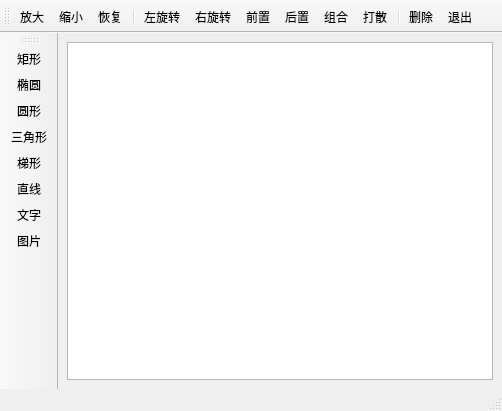
<?xml version="1.0" encoding="UTF-8"?>
<ui version="4.0">
 <class>MainWindow</class>
 <widget class="QMainWindow" name="MainWindow">
  <property name="geometry">
   <rect>
    <x>0</x>
    <y>0</y>
    <width>502</width>
    <height>411</height>
   </rect>
  </property>
  <property name="windowTitle">
   <string>MainWindow</string>
  </property>
  <widget class="QWidget" name="centralwidget">
   <layout class="QVBoxLayout" name="verticalLayout">
    <item>
     <widget class="QWGraphicsView" name="graphicsView"/>
    </item>
   </layout>
  </widget>
  <widget class="QStatusBar" name="statusbar"/>
  <widget class="QToolBar" name="toolBar">
   <property name="windowTitle">
    <string>toolBar</string>
   </property>
   <property name="toolButtonStyle">
    <enum>Qt::ToolButtonTextUnderIcon</enum>
   </property>
   <attribute name="toolBarArea">
    <enum>TopToolBarArea</enum>
   </attribute>
   <attribute name="toolBarBreak">
    <bool>false</bool>
   </attribute>
   <addaction name="actZoomIn"/>
   <addaction name="actZoomOut"/>
   <addaction name="actRestore"/>
   <addaction name="separator"/>
   <addaction name="actRotateLeft"/>
   <addaction name="actRotateRight"/>
   <addaction name="actEdit_Front"/>
   <addaction name="actEdit_Back"/>
   <addaction name="actGroup"/>
   <addaction name="actGroupBreak"/>
   <addaction name="separator"/>
   <addaction name="actEdit_Delete"/>
   <addaction name="actQuit"/>
  </widget>
  <widget class="QToolBar" name="toolBar_2">
   <property name="windowTitle">
    <string>toolBar_2</string>
   </property>
   <property name="toolButtonStyle">
    <enum>Qt::ToolButtonTextUnderIcon</enum>
   </property>
   <attribute name="toolBarArea">
    <enum>LeftToolBarArea</enum>
   </attribute>
   <attribute name="toolBarBreak">
    <bool>false</bool>
   </attribute>
   <addaction name="actItem_Rect"/>
   <addaction name="actItem_Ellipse"/>
   <addaction name="actItem_Circle"/>
   <addaction name="actItem_Triangle"/>
   <addaction name="actItem_Polygon"/>
   <addaction name="actItem_Line"/>
   <addaction name="actItem_Text"/>
   <addaction name="actItem_Pixmap"/>
  </widget>
  <action name="actItem_Rect">
   <property name="icon">
    <iconset resource="res.qrc">
     <normaloff>:/images/Rect.png</normaloff>:/images/Rect.png</iconset>
   </property>
   <property name="text">
    <string>矩形</string>
   </property>
   <property name="toolTip">
    <string>添加矩形</string>
   </property>
   <property name="menuRole">
    <enum>QAction::NoRole</enum>
   </property>
  </action>
  <action name="actItem_Ellipse">
   <property name="icon">
    <iconset resource="res.qrc">
     <normaloff>:/images/Ellipse.png</normaloff>:/images/Ellipse.png</iconset>
   </property>
   <property name="text">
    <string>椭圆</string>
   </property>
   <property name="toolTip">
    <string>添加椭圆型</string>
   </property>
   <property name="menuRole">
    <enum>QAction::NoRole</enum>
   </property>
  </action>
  <action name="actItem_Line">
   <property name="icon">
    <iconset resource="res.qrc">
     <normaloff>:/images/Line.png</normaloff>:/images/Line.png</iconset>
   </property>
   <property name="text">
    <string>直线</string>
   </property>
   <property name="toolTip">
    <string>添加直线</string>
   </property>
   <property name="menuRole">
    <enum>QAction::NoRole</enum>
   </property>
  </action>
  <action name="actEdit_Delete">
   <property name="icon">
    <iconset resource="res.qrc">
     <normaloff>:/images/delete.png</normaloff>:/images/delete.png</iconset>
   </property>
   <property name="text">
    <string>删除</string>
   </property>
   <property name="toolTip">
    <string>删除选中的图元</string>
   </property>
   <property name="menuRole">
    <enum>QAction::NoRole</enum>
   </property>
  </action>
  <action name="actQuit">
   <property name="icon">
    <iconset resource="res.qrc">
     <normaloff>:/images/quit.png</normaloff>:/images/quit.png</iconset>
   </property>
   <property name="text">
    <string>退出</string>
   </property>
   <property name="toolTip">
    <string>退出本系统</string>
   </property>
   <property name="menuRole">
    <enum>QAction::NoRole</enum>
   </property>
  </action>
  <action name="actItem_Pixmap">
   <property name="icon">
    <iconset resource="res.qrc">
     <normaloff>:/images/Pixmap.png</normaloff>:/images/Pixmap.png</iconset>
   </property>
   <property name="text">
    <string>图片</string>
   </property>
   <property name="toolTip">
    <string>添加图片</string>
   </property>
   <property name="menuRole">
    <enum>QAction::NoRole</enum>
   </property>
  </action>
  <action name="actItem_Text">
   <property name="icon">
    <iconset resource="res.qrc">
     <normaloff>:/images/Text.png</normaloff>:/images/Text.png</iconset>
   </property>
   <property name="text">
    <string>文字</string>
   </property>
   <property name="toolTip">
    <string>添加文字</string>
   </property>
   <property name="menuRole">
    <enum>QAction::NoRole</enum>
   </property>
  </action>
  <action name="actEdit_Front">
   <property name="icon">
    <iconset resource="res.qrc">
     <normaloff>:/images/Front.png</normaloff>:/images/Front.png</iconset>
   </property>
   <property name="text">
    <string>前置</string>
   </property>
   <property name="toolTip">
    <string>居于最前面</string>
   </property>
   <property name="menuRole">
    <enum>QAction::NoRole</enum>
   </property>
  </action>
  <action name="actEdit_Back">
   <property name="icon">
    <iconset resource="res.qrc">
     <normaloff>:/images/Back.png</normaloff>:/images/Back.png</iconset>
   </property>
   <property name="text">
    <string>后置</string>
   </property>
   <property name="toolTip">
    <string>居于最后面</string>
   </property>
   <property name="menuRole">
    <enum>QAction::NoRole</enum>
   </property>
  </action>
  <action name="actItem_Polygon">
   <property name="icon">
    <iconset resource="res.qrc">
     <normaloff>:/images/Polygon.png</normaloff>:/images/Polygon.png</iconset>
   </property>
   <property name="text">
    <string>梯形</string>
   </property>
   <property name="toolTip">
    <string>添加梯形</string>
   </property>
   <property name="menuRole">
    <enum>QAction::NoRole</enum>
   </property>
  </action>
  <action name="actZoomIn">
   <property name="icon">
    <iconset resource="res.qrc">
     <normaloff>:/images/ZoomIn.png</normaloff>:/images/ZoomIn.png</iconset>
   </property>
   <property name="text">
    <string>放大</string>
   </property>
   <property name="toolTip">
    <string>放大</string>
   </property>
   <property name="menuRole">
    <enum>QAction::NoRole</enum>
   </property>
  </action>
  <action name="actZoomOut">
   <property name="icon">
    <iconset resource="res.qrc">
     <normaloff>:/images/ZoomOut.png</normaloff>:/images/ZoomOut.png</iconset>
   </property>
   <property name="text">
    <string>缩小</string>
   </property>
   <property name="toolTip">
    <string>缩小</string>
   </property>
   <property name="menuRole">
    <enum>QAction::NoRole</enum>
   </property>
  </action>
  <action name="actRotateLeft">
   <property name="icon">
    <iconset resource="res.qrc">
     <normaloff>:/images/rotateleft.png</normaloff>:/images/rotateleft.png</iconset>
   </property>
   <property name="text">
    <string>左旋转</string>
   </property>
   <property name="toolTip">
    <string>左旋转</string>
   </property>
   <property name="menuRole">
    <enum>QAction::NoRole</enum>
   </property>
  </action>
  <action name="actRotateRight">
   <property name="icon">
    <iconset resource="res.qrc">
     <normaloff>:/images/rotateright.png</normaloff>:/images/rotateright.png</iconset>
   </property>
   <property name="text">
    <string>右旋转</string>
   </property>
   <property name="toolTip">
    <string>右旋转</string>
   </property>
   <property name="menuRole">
    <enum>QAction::NoRole</enum>
   </property>
  </action>
  <action name="actRestore">
   <property name="icon">
    <iconset resource="res.qrc">
     <normaloff>:/images/restore.png</normaloff>:/images/restore.png</iconset>
   </property>
   <property name="text">
    <string>恢复</string>
   </property>
   <property name="toolTip">
    <string>恢复大小</string>
   </property>
   <property name="menuRole">
    <enum>QAction::NoRole</enum>
   </property>
  </action>
  <action name="actGroup">
   <property name="icon">
    <iconset resource="res.qrc">
     <normaloff>:/images/Group.png</normaloff>:/images/Group.png</iconset>
   </property>
   <property name="text">
    <string>组合</string>
   </property>
   <property name="toolTip">
    <string>组合</string>
   </property>
   <property name="menuRole">
    <enum>QAction::NoRole</enum>
   </property>
  </action>
  <action name="actGroupBreak">
   <property name="icon">
    <iconset resource="res.qrc">
     <normaloff>:/images/GroupBreak.png</normaloff>:/images/GroupBreak.png</iconset>
   </property>
   <property name="text">
    <string>打散</string>
   </property>
   <property name="toolTip">
    <string>取消组合</string>
   </property>
   <property name="menuRole">
    <enum>QAction::NoRole</enum>
   </property>
  </action>
  <action name="actItem_Circle">
   <property name="icon">
    <iconset resource="res.qrc">
     <normaloff>:/images/Circle.png</normaloff>:/images/Circle.png</iconset>
   </property>
   <property name="text">
    <string>圆形</string>
   </property>
   <property name="toolTip">
    <string>圆形</string>
   </property>
   <property name="menuRole">
    <enum>QAction::NoRole</enum>
   </property>
  </action>
  <action name="actItem_Triangle">
   <property name="icon">
    <iconset resource="res.qrc">
     <normaloff>:/images/Triangle.png</normaloff>:/images/Triangle.png</iconset>
   </property>
   <property name="text">
    <string>三角形</string>
   </property>
   <property name="toolTip">
    <string>三角形</string>
   </property>
   <property name="menuRole">
    <enum>QAction::NoRole</enum>
   </property>
  </action>
 </widget>
 <customwidgets>
  <customwidget>
   <class>QWGraphicsView</class>
   <extends>QGraphicsView</extends>
   <header location="global">qwgraphicsview.h</header>
  </customwidget>
 </customwidgets>
 <resources>
  <include location="res.qrc"/>
 </resources>
 <connections>
  <connection>
   <sender>actQuit</sender>
   <signal>triggered()</signal>
   <receiver>MainWindow</receiver>
   <slot>close()</slot>
   <hints>
    <hint type="sourcelabel">
     <x>-1</x>
     <y>-1</y>
    </hint>
    <hint type="destinationlabel">
     <x>250</x>
     <y>205</y>
    </hint>
   </hints>
  </connection>
 </connections>
</ui>
